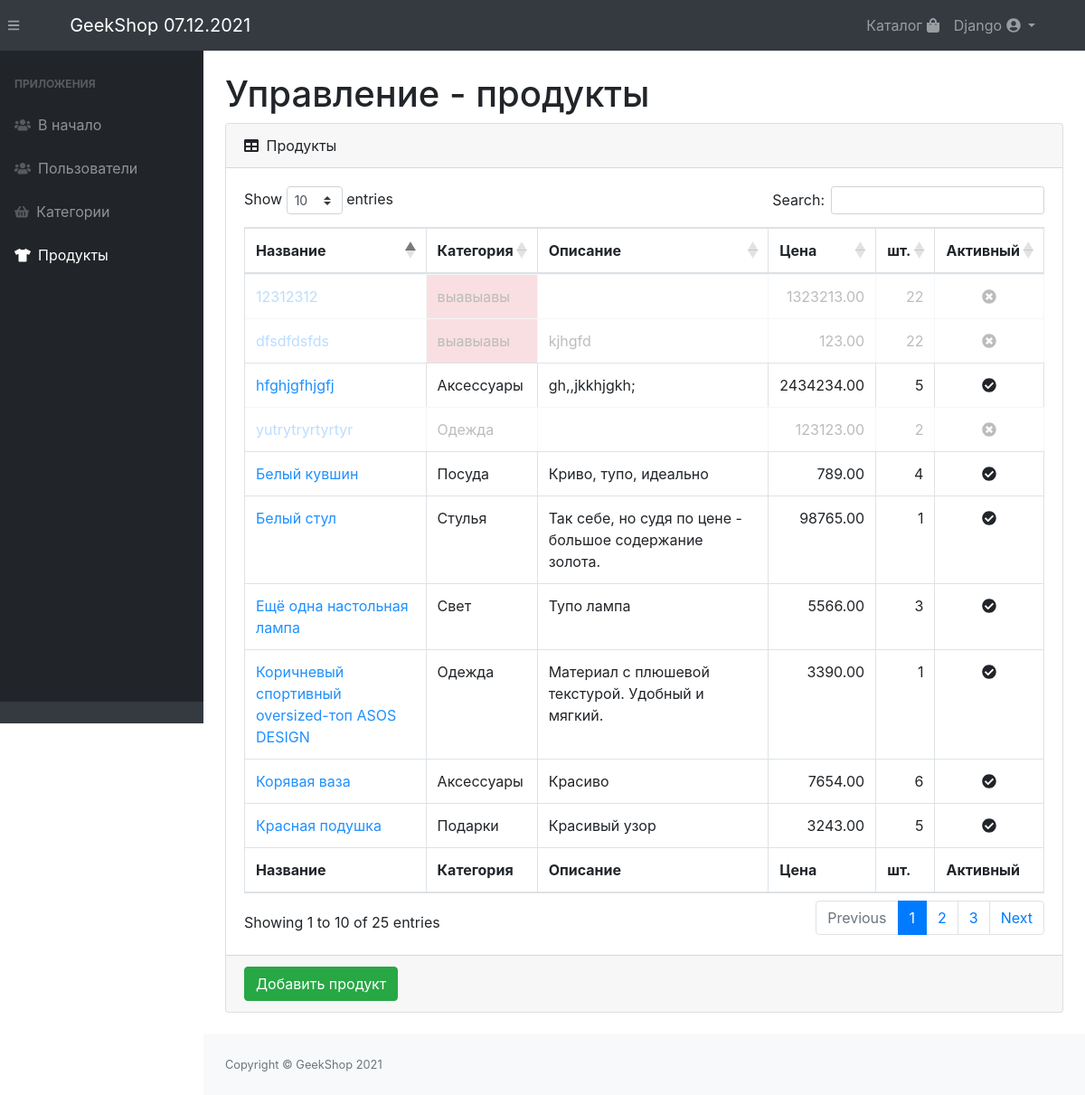
/auth/admin/products/ (signed in), run on an earlier commit of the app's database.
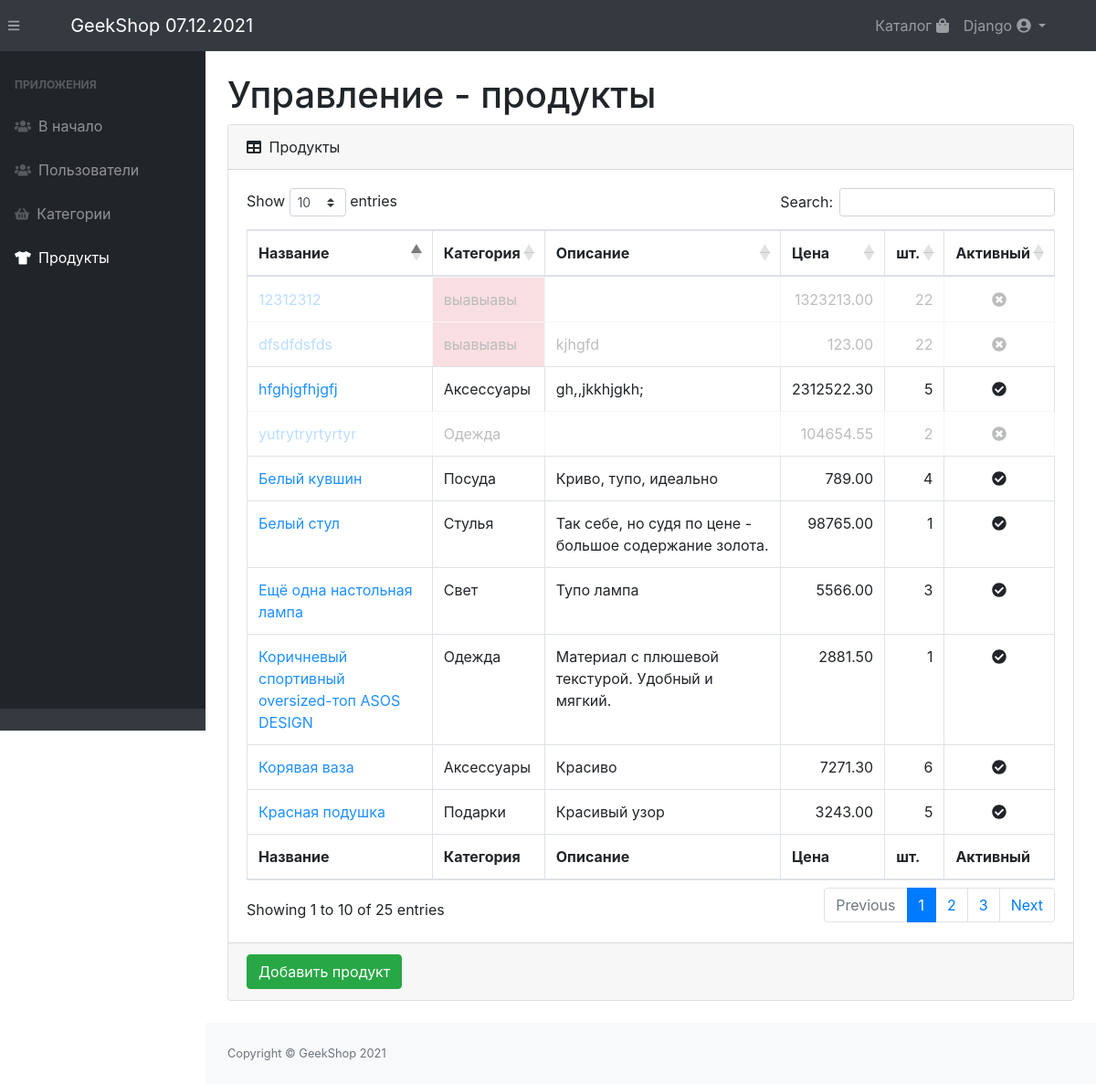
And on a later commit of the database.
### products/models.py (models this page shows, shortened)
class Product(models.Model):
    category = models.ForeignKey(ProductsCategory, on_delete=models.CASCADE)
    name = models.CharField('Название', max_length=64)
    image = models.ImageField(upload_to='product_images', blank=True)
    description = models.CharField('Описание', max_length=256, blank=True)
    price = models.DecimalField('Цена', max_digits=9, decimal_places=2, default=0)
    quantity = models.IntegerField('Количество на складе', default=0)
    is_active = models.BooleanField('Доступность', default=True, db_index=True)

class ProductsCategory(models.Model):
    name = models.CharField('Категория', max_length=64)
    description = models.CharField('Описание', max_length=256, blank=True)
    is_active = models.BooleanField('Доступность', default=True, db_index=True)

### adminapp/views.py (the view)
# urls.py: path('products/', adminapp.products, name='products'),
@user_passes_test(lambda user: user.is_superuser)
def products(request):
    products_list = Product.objects.select_related('category')
    context = {
        'page_title': 'Управление - продукты',
        'products': products_list,
    }
    return render(request, 'adminapp/products/products.html', context)

### products/context_processors.py (called while the page is built)
def today(request):
    return {'today': datetime.now(), }

### adminapp/templates/adminapp/products/products.html
{% extends 'adminapp/index.html' %}
{% load static %}
{% block admin_content %}
    <div class="card mb-4">
        <div class="card-header">
            <i class="fas fa-table mr-1"></i>
            Продукты
        </div>
        <div class="card-body">
            <div class="table-responsive">
                <table class="table table-bordered" id="dataTable" width="100%" cellspacing="0">
                    <thead>
                    <tr>
                        <th>Название</th>
                        <th>Категория</th>
                        <th>Описание</th>
                        <th>Цена</th>
                        <th>шт.</th>
                        <th>Активный</th>
                    </tr>
                    </thead>
                    <tfoot>
                    <tr>
                        <th>Название</th>
                        <th>Категория</th>
                        <th>Описание</th>
                        <th>Цена</th>
                        <th>шт.</th>
                        <th>Активный</th>
                    </tr>
                    </tfoot>
                    <tbody>
                    {% for item in products %}
                        <tr style="{% if not item.is_active %}opacity: 0.3{% endif %}">
                            <td>
                                <a href="{% url 'auth_admin:product_edit' item.id %}" style="color: dodgerblue">
                                    {{ item.name }}
                                </a>
                            </td>
                            <td {% if not item.category.is_active %}style="background-color: #ed969e"{% endif %}>
                                {{ item.category.name }}
                            </td>
                            <td>{{ item.description }}</td>
                            <td class="text-right">{{ item.price }}</td>
                            <td class="text-right">{{ item.quantity }}</td>
                            <td class="text-center">
                                <i class="fas fa-{% if item.is_active %}check{% else %}times{% endif %}-circle"></i>
                            </td>
                        </tr>
                    {% endfor %}
                    </tbody>
                </table>
            </div>
        </div>
        <div class="card-footer">
            <a href="{% url 'auth_admin:product_create' %}">
                <button class="btn btn-success">Добавить продукт</button>
            </a>
        </div>
    </div>
{% endblock %}

What changed in the data, as far as the page shows it:
changed Product "Коричневый спортивный oversized-топ ASOS DESIGN": price "3390.00" → "2881.50"
changed Product "Корявая ваза": price "7654.00" → "7271.30"
changed Product "yutrytryrtyrtyr": price "123123.00" → "104654.55"
changed Product "hfghjgfhjgfj": price "2434234.00" → "2312522.30"
